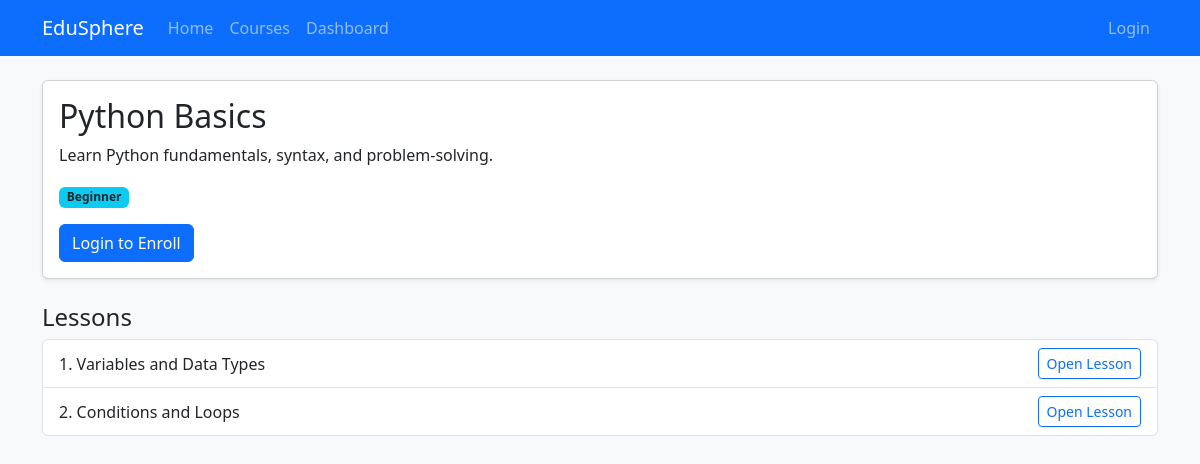
The page /courses/1/ on the database its author committed.
### courses/models.py (models this page shows, shortened)
class Course(models.Model):
    title = models.CharField(max_length=200)
    description = models.TextField()
    difficulty_level = models.CharField(max_length=20, choices=LEVEL_CHOICES)
    created_by = models.ForeignKey(User, on_delete=models.CASCADE)
    created_at = models.DateTimeField(auto_now_add=True)

class Lesson(models.Model):
    course = models.ForeignKey(Course, related_name="lessons", on_delete=models.CASCADE)
    title = models.CharField(max_length=200)
    content = models.TextField()
    video_url = models.URLField(blank=True, null=True)
    order = models.IntegerField()
    class Meta:
        ordering = ["order"]

### courses/views.py (the view)
# urls.py: path("<int:course_id>/", views.course_detail_view, name="detail"),
def course_detail_view(request, course_id):
    course = get_object_or_404(Course, id=course_id)
    is_enrolled = False
    if request.user.is_authenticated:
        is_enrolled = Enrollment.objects.filter(user=request.user, course=course).exists()
    return render(request, "courses/detail.html", {"course": course, "is_enrolled": is_enrolled})

### courses/templates/courses/detail.html
{% extends "base.html" %}
{% block content %}
<div class="card shadow-sm mb-4">
    <div class="card-body">
        <h2>{{ course.title }}</h2>
        <p>{{ course.description }}</p>
        <span class="badge bg-info text-dark">{{ course.get_difficulty_level_display }}</span>
        <div class="mt-3">
            {% if user.is_authenticated %}
                {% if is_enrolled %}
                    <span class="badge bg-success">Enrolled</span>
                {% else %}
                    <a href="{% url 'courses:enroll' course.id %}" class="btn btn-success">Enroll</a>
                {% endif %}
            {% else %}
                <a href="{% url 'accounts:login' %}" class="btn btn-primary">Login to Enroll</a>
            {% endif %}
        </div>
    </div>
</div>
<h4>Lessons</h4>
<ul class="list-group">
    {% for lesson in course.lessons.all %}
    <li class="list-group-item d-flex justify-content-between align-items-center">
        <span>{{ lesson.order }}. {{ lesson.title }}</span>
        <a class="btn btn-outline-primary btn-sm" href="{% url 'courses:lesson' lesson.id %}">Open Lesson</a>
    </li>
    {% empty %}
    <li class="list-group-item">No lessons yet.</li>
    {% endfor %}
</ul>
{% endblock %}

### rows shown on the page
Course: title "Python Basics", description "Learn Python fundamentals, syntax, and problem-solving.", difficulty_level "Beginner"
Lesson: order "1", title "Variables and Data Types"
Lesson: order "2", title "Conditions and Loops"
